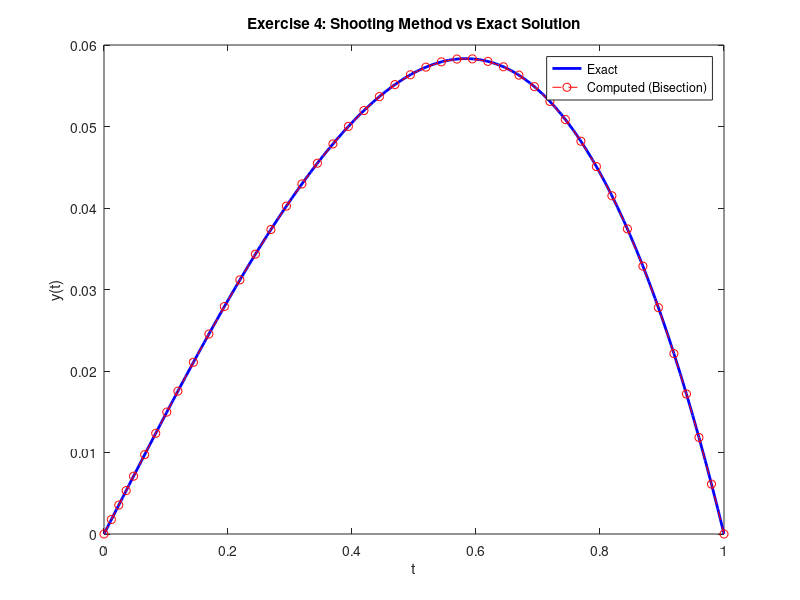

Write MATLAB code to recreate this figure.
% LAB 2: Shooting Method
opts = odeset('RelTol', 1e-4);
% Bisection search parameters
s_left = -1; s_right = 1; 
tol = 1e-5;

% Bisection Loop
while (s_right - s_left) > tol
    s_mid = (s_left + s_right) / 2;
    
    [~, Y_left] = ode45(@(t,y) [y(2); y(1)-t], [0, 1], [0; s_left], opts);
    [~, Y_mid] = ode45(@(t,y) [y(2); y(1)-t], [0, 1], [0; s_mid], opts);
    
    g_left = Y_left(end, 1);
    g_mid = Y_mid(end, 1);
    
    if sign(g_left) == sign(g_mid)
        s_left = s_mid;
    else
        s_right = s_mid;
    end
end

% Final solution with best slope
s_final = (s_left + s_right) / 2;
[t_comp, Y_comp] = ode45(@(t,y) [y(2); y(1)-t], [0, 1], [0; s_final], opts);

% Exact Solution
t_exact = linspace(0, 1, 100);
C = exp(1) / (exp(2) - 1);
y_exact = t_exact + C*(exp(-t_exact) - exp(t_exact));

figure;
plot(t_exact, y_exact, 'b-', 'LineWidth', 2, 'DisplayName', 'Exact'); hold on;
plot(t_comp, Y_comp(:,1), 'ro--', 'DisplayName', 'Computed (Bisection)');
legend; xlabel('t'); ylabel('y(t)');
title('Exercise 4: Shooting Method vs Exact Solution');
